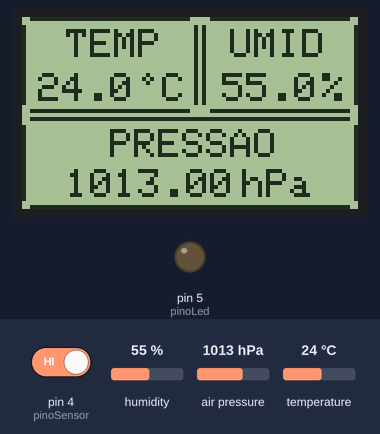
The sketch below on a simulated Arduino Uno, built with avr-gcc and run on an emulated ATmega328P. On the bench: 84×48 one-colour display, output pins drawn as LEDs (lit = HIGH). Inputs (shaded band) come from the test bench; at power-on: pin 4 (pinoSensor) HIGH, humidity 55 %, air pressure 1013 hPa, temperature 24 °C.

Above: at 2.2 s.
2.3 s: pin 4 (pinoSensor) driven LOW
At 7.2 s:
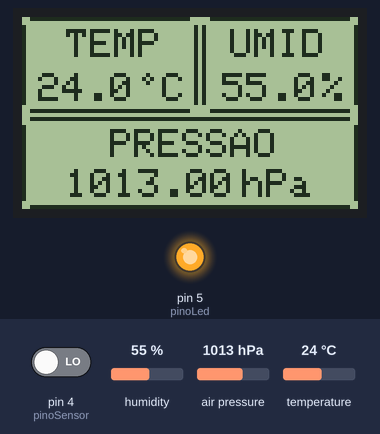
8.3 s: humidity set to 22 %
At 12.5 s:
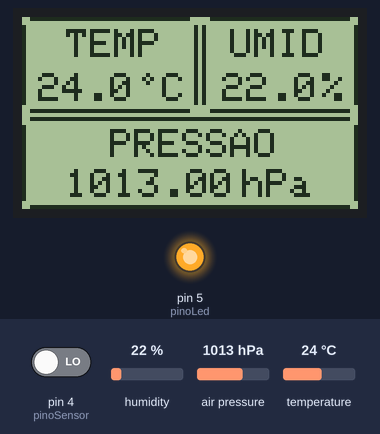
14.3 s: air pressure set to 952 hPa
At 16.5 s:
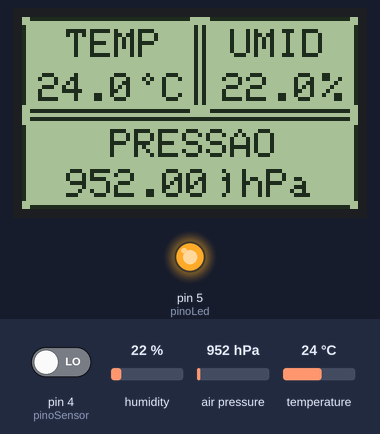
20.3 s: temperature set to 12 °C
At 21.7 s:
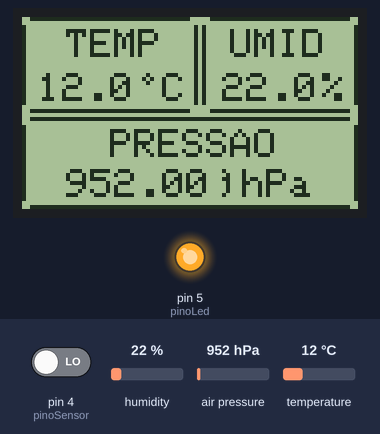
26.3 s: air pressure set to 975 hPa
At 32.2 s:
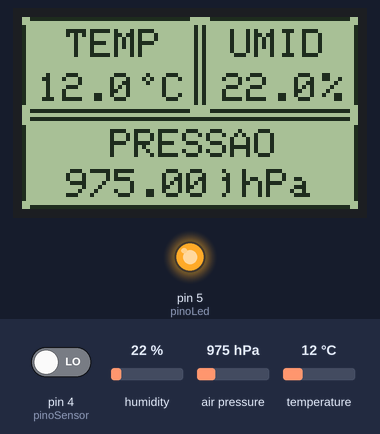
32.8 s: humidity set to 40 %
At 37.5 s:
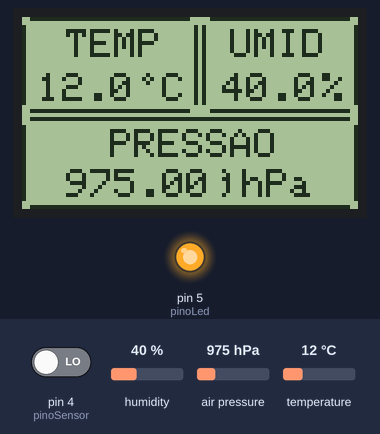
Timing chart, 0 to 39.0 s (numbered marks = the images above; inputs shaded):
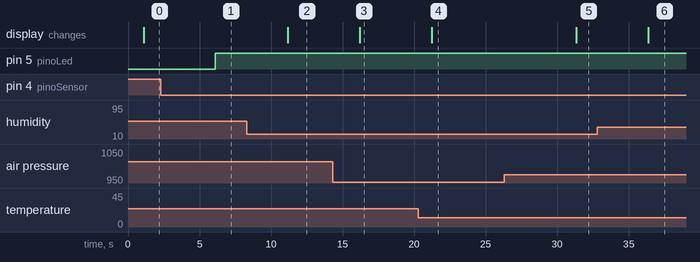

The sketch:

projeto01.ino
```cpp
// Carrega bibliotecas graficas e sensores
#include <Adafruit_GFX.h>
#include <Adafruit_PCD8544.h>
#include <DHT.h>
#include <Adafruit_BMP085.h>
#include <Wire.h>
#include <SPI.h>

const int pinoLed = 5; //Pino digital LED
const int pinoSensor = 4; //Pino digital SENSOR

// Inicializa o display
Adafruit_PCD8544 display = Adafruit_PCD8544(8, 9, 10, 11, 12);


// Define pino e tipo do sensor DHT
DHT dht(3, DHT11);

Adafruit_BMP085 bmp180;

void setup()
{
  pinMode(pinoSensor, INPUT); //Define o pino como entrada
  pinMode(pinoLed, OUTPUT); //Define o pino como saida
  digitalWrite(pinoLed, LOW); //LED inicia desligado

  Serial.begin(9600);
  // Informacoes iniciais no display
  display.begin();
  // Ajusta o contraste do display
  display.setContrast(48);
  // Apaga o buffer e o display
  display.clearDisplay();
  // Define tamanho do texto e cor
  display.setTextSize(1);
  display.setTextColor(BLACK);

  // Retangulo temperatura
  display.drawRoundRect(0,0, 44,24, 3, 2);
  // Texto inicial temperatura
  display.setCursor(11,3);  // Seta a posição do cursor
  display.println("TEMP");
  display.setCursor(5,14);
  display.println("----");
  display.setCursor(29,14);
  display.drawCircle(31, 15, 1,1);
  display.println(" C");

  // Retangulo umidade
  display.drawRoundRect(45,0, 39 ,24, 3, 2);
  // Texto inicial Umidade
  display.setCursor(52,3);
  display.println("UMID");
  display.setCursor(50,14);
  display.println("----");
  display.setCursor(75,14);
  display.println("%");

  // Retangulo pressao
  display.drawRoundRect(0,25, 84 ,23, 3, 2);
  // Texto inicial Pressao
  display.setCursor(22,28);
  display.println("PRESSAO");
  display.setCursor(55,38);
  display.println("hPa");
  display.setCursor(11,38);
  display.println("------");
  display.display();

  delay(1000);
  // Inicializa o sensor BMP180
  if (!bmp180.begin())
  {
    Serial.println("Sensor BMP180 nao encontrado !!");
    while (1) {}
  }
  // Inicializa o DHT22
  dht.begin();
}

void loop()
{

  if (digitalRead(pinoSensor) == LOW){ //Se a leitura do pino for igual a LOW, faz
      digitalWrite(pinoLed, HIGH); //Acende o LED
  }else { //Senao, faz
    digitalWrite(pinoLed, LOW); //Apaga o LED
  }


  // Leitura temperatura, umidade e pressao
  float h = dht.readHumidity();
  float t = dht.readTemperature();
  float p = bmp180.readPressure()/100.0;

  // Atualiza valor da temperatura
  display.fillRect(4,13, 25 , 10, 0);
  display.setCursor(4,14);
  display.println(t,1);

  // Atualiza valor da umidade
  display.fillRect(50,13, 23 , 10, 0);
  display.setCursor(50,14);
  display.println(h,1);

  // Atualiza valor da pressao
  display.fillRect(4, 37, 46 , 10, 0);
  display.setCursor(11,38);
  display.println(p,2);

  display.display();
  // Aguarda 5 segundos para efetuar nova leitura
  delay(5000);
}
```

Measured:
- after the input at 2.3 s, pin 5 (pinoLed): LOW → HIGH after 3.8 s
- after the input at 8.3 s, the display: changes after 2.9 s (image 2)
- after the input at 14.3 s, the display: changes after 1.9 s (image 3)
- after the input at 20.3 s, the display: changes after 0.95 s (image 4)
- after the input at 26.3 s, the display: changes after 5.0 s (image 5)
- after the input at 32.8 s, the display: changes after 3.6 s (image 6)
